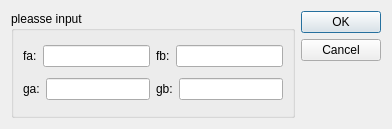
<?xml version="1.0" encoding="UTF-8"?>
<ui version="4.0">
 <class>ContrastDialog</class>
 <widget class="QDialog" name="ContrastDialog">
  <property name="geometry">
   <rect>
    <x>0</x>
    <y>0</y>
    <width>392</width>
    <height>129</height>
   </rect>
  </property>
  <property name="windowTitle">
   <string>Dialog</string>
  </property>
  <layout class="QHBoxLayout" name="horizontalLayout_8">
   <item>
    <widget class="QGroupBox" name="groupBox">
     <property name="title">
      <string>pleasse input </string>
     </property>
     <layout class="QVBoxLayout" name="verticalLayout">
      <item>
       <layout class="QHBoxLayout" name="horizontalLayout_7">
        <item>
         <layout class="QHBoxLayout" name="horizontalLayout_4">
          <item>
           <widget class="QLabel" name="label_4">
            <property name="text">
             <string>fa:</string>
            </property>
           </widget>
          </item>
          <item>
           <widget class="QLineEdit" name="fa_Edit"/>
          </item>
         </layout>
        </item>
        <item>
         <layout class="QHBoxLayout" name="horizontalLayout_5">
          <item>
           <widget class="QLabel" name="label_5">
            <property name="text">
             <string>fb:</string>
            </property>
           </widget>
          </item>
          <item>
           <widget class="QLineEdit" name="fb_Edit"/>
          </item>
         </layout>
        </item>
       </layout>
      </item>
      <item>
       <layout class="QHBoxLayout" name="horizontalLayout_6">
        <item>
         <layout class="QHBoxLayout" name="horizontalLayout">
          <item>
           <widget class="QLabel" name="label">
            <property name="text">
             <string>ga:</string>
            </property>
           </widget>
          </item>
          <item>
           <widget class="QLineEdit" name="ga_Edit"/>
          </item>
         </layout>
        </item>
        <item>
         <layout class="QHBoxLayout" name="horizontalLayout_3">
          <item>
           <widget class="QLabel" name="label_3">
            <property name="text">
             <string>gb:</string>
            </property>
           </widget>
          </item>
          <item>
           <widget class="QLineEdit" name="gb_Edit"/>
          </item>
         </layout>
        </item>
       </layout>
      </item>
     </layout>
    </widget>
   </item>
   <item>
    <widget class="QDialogButtonBox" name="buttonBox">
     <property name="orientation">
      <enum>Qt::Vertical</enum>
     </property>
     <property name="standardButtons">
      <set>QDialogButtonBox::Cancel|QDialogButtonBox::Ok</set>
     </property>
    </widget>
   </item>
  </layout>
 </widget>
 <resources/>
 <connections>
  <connection>
   <sender>buttonBox</sender>
   <signal>accepted()</signal>
   <receiver>ContrastDialog</receiver>
   <slot>accept()</slot>
   <hints>
    <hint type="sourcelabel">
     <x>248</x>
     <y>254</y>
    </hint>
    <hint type="destinationlabel">
     <x>157</x>
     <y>274</y>
    </hint>
   </hints>
  </connection>
  <connection>
   <sender>buttonBox</sender>
   <signal>rejected()</signal>
   <receiver>ContrastDialog</receiver>
   <slot>reject()</slot>
   <hints>
    <hint type="sourcelabel">
     <x>316</x>
     <y>260</y>
    </hint>
    <hint type="destinationlabel">
     <x>286</x>
     <y>274</y>
    </hint>
   </hints>
  </connection>
 </connections>
</ui>
